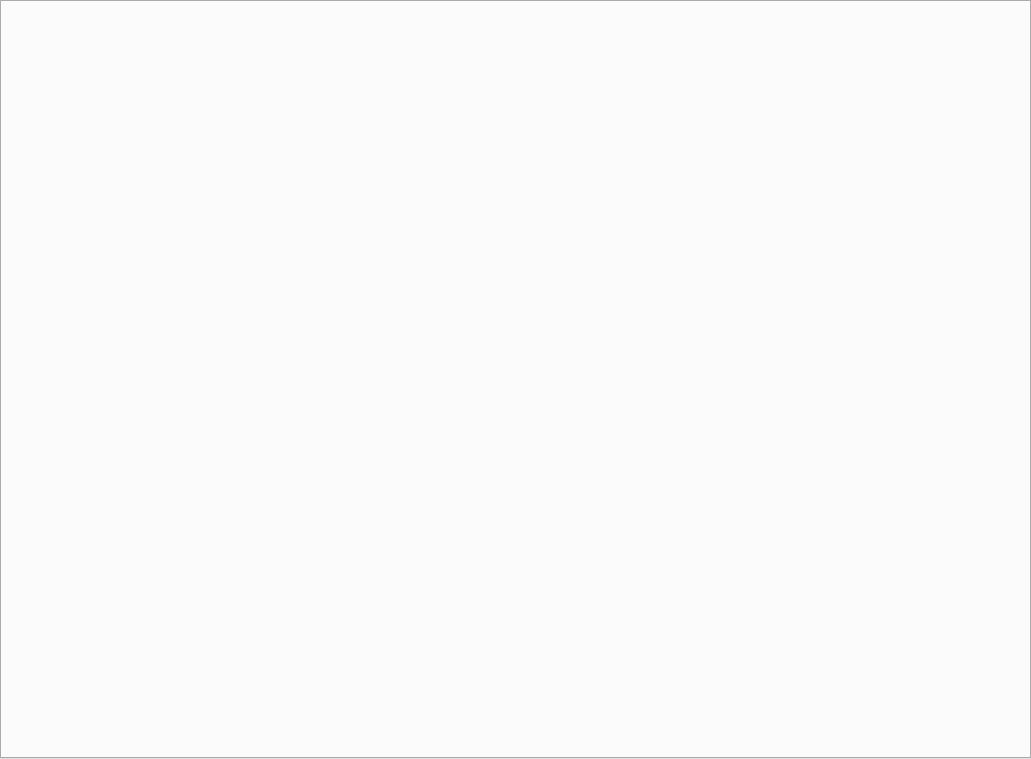
<?xml version="1.0" encoding="UTF-8"?>
<ui version="4.0">
 <class>DailyTrackerWindow</class>
 <widget class="QTabWidget" name="DailyTrackerWindow">
  <property name="geometry">
   <rect>
    <x>0</x>
    <y>0</y>
    <width>1031</width>
    <height>759</height>
   </rect>
  </property>
  <property name="windowTitle">
   <string>TabWidget</string>
  </property>
 </widget>
 <resources/>
 <connections/>
</ui>
